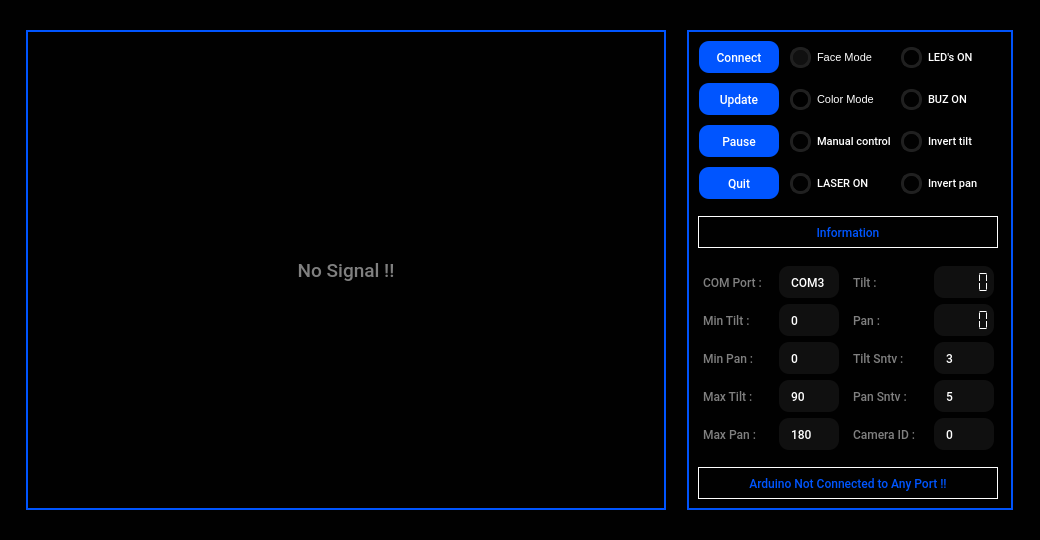
<?xml version="1.0" encoding="UTF-8"?>
<ui version="4.0">
 <class>Form</class>
 <widget class="QWidget" name="Form">
  <property name="geometry">
   <rect>
    <x>0</x>
    <y>0</y>
    <width>1040</width>
    <height>540</height>
   </rect>
  </property>
  <property name="sizePolicy">
   <sizepolicy hsizetype="Maximum" vsizetype="Maximum">
    <horstretch>1</horstretch>
    <verstretch>0</verstretch>
   </sizepolicy>
  </property>
  <property name="minimumSize">
   <size>
    <width>1040</width>
    <height>540</height>
   </size>
  </property>
  <property name="maximumSize">
   <size>
    <width>1040</width>
    <height>540</height>
   </size>
  </property>
  <property name="windowTitle">
   <string>Form</string>
  </property>
  <property name="styleSheet">
   <string notr="true">QWidget {
	background-color: #010101;
}
QStackedWidget {
	background-color: #101010;
	background: #101010;
	border: none;
	border-radius: 20px;
}
QLabel {
	background-color: transparent;
	color: gray;
}
QToolButton {
	color: white;
}
QPushButton {
	border-radius: 10px;	
	background-color: #0055ff;
	color: white;
    text-align: center;
	outline: none;
}
QPushButton:hover {
	background-color: #003db9;
}
QPushButton:pressed {	
	background-color: #101010;
	color: white;
}
QPushButton:disabled {	
	border-radius: 10px;
    color: gray;
	background-color: black;
}
QLineEdit {
	background-color: #101010;
	border-radius: 10px;
	padding-left: 10px;
    color: white;
}
QLineEdit:focus {
	border: 2px solid #0055ff;
}
QProgressBar {
  background-color: #101010;
  color: white;
  border-radius: 10px;
}
QProgressBar:chunk {
  background-color: #0055ff;
  border-radius: 10px;
}
QGroupBox {
	border-radius: non;
	background-color: #010101;
	color: none;
	border: 2px solid rgb(0, 83, 250);
}
QTabWidget::pane {
	border: none;
	background: transparent;
	background-color: none;
}
QTabWidget::tab-bar:top {
	top: 1px;
}
QTabWidget::tab-bar:bottom {
	bottom: 1px;
}
QTabWidget::tab-bar:left {
	right: 1px;
}
QTabWidget::tab-bar:right {
	left: 1px;
}
QTabBar::tab {
	font: 57 8pt &quot;Roboto Medium&quot;;
	background: transparent;
	border: none;
	padding: 8px;
}
QTabBar::tab:selected{
	font: 57 10pt &quot;Roboto Medium&quot;;
	border: none;
	color: white;
	background: transparent;
	background-color: transparent;
}
QTabBar::tab:!selected{
	border: none;
	color: gray;
	background: transparent;
	background-color: transparent;
}
QComboBox{
	background-color: #101010;
	border: none;
	border-radius: 10px;
	padding: 5px;
	padding-left: 10px;
	color: gray;
}
QComboBox::drop-down {
	subcontrol-origin: padding;
	subcontrol-position: top right;
	width: 25px; 
	border-left-width: 2px;
	border-left-color: #101010;
	border-left-style: solid;
	border-top-right-radius: 3px;
	border-bottom-right-radius: 3px;	
	background-image:url(:/icons/icons/chevron-down.svg);
	background-position: center;
	background-repeat: no-reperat;
 }
QComboBox QAbstractItemView {
	color:white;	
	background-color:#101010;
	padding: 10px;
	selection-background-color: #202020;
	outline: none;
}
QCheckBox{
	color: white;
}
QCheckBox::indicator {
    border: 3px solid #202020;
	width: 15px;
	height: 15px;
	border-radius: 10px;
    background: #010101;
}
QCheckBox::indicator:hover {
    border: 3px solid #303030;
}
QCheckBox::indicator:checked {
    background: 3px solid #101010;
	border: 3px solid #101010;
	background-image: url(:/icons/icons/cil-check-alt.png);
}
QRadioButton{
	color: white;
}
QRadioButton::indicator {
    border: 3px solid #202020;
	width: 15px;
	height: 15px;
	border-radius: 10px;
    background: black;
}
QRadioButton::indicator:hover {
    border: 3px solid #303030;
}
QRadioButton::indicator:checked {
    background: 3px rgb(16, 16, 16);
	border: 3px solid #202020;	
}
QScrollBar:horizontal {
    border: none;
    background: #202020;
    height: 14px;
    margin: 0px 21px 0 21px;
	border-radius: 0px;
}
QScrollBar::handle:horizontal {
    background: #0055ff;
    min-width: 25px;
	border-radius: 7px
}
QScrollBar::add-line:horizontal {
    border: none;
    background: #202020;
    width: 20px;
	border-top-right-radius: 7px;
    border-bottom-right-radius: 7px;
    subcontrol-position: right;
    subcontrol-origin: margin;
}
QScrollBar::sub-line:horizontal {
    border: none;
    background: #202020;
    width: 20px;
	border-top-left-radius: 7px;
    border-bottom-left-radius: 7px;
    subcontrol-position: left;
    subcontrol-origin: margin;
}
QScrollBar::up-arrow:horizontal, QScrollBar::down-arrow:horizontal
{
     background: none;
}
QScrollBar::add-page:horizontal, QScrollBar::sub-page:horizontal
{
     background: none;
}
 QScrollBar:vertical {
	border: none;
    background: #202020;
    width: 14px;
    margin: 21px 0 21px 0;
	border-radius: 0px;
 }
 QScrollBar::handle:vertical {	
	background: #0055ff;
    min-height: 25px;
	border-radius: 7px
 }
 QScrollBar::add-line:vertical {
    border: none;
	background: #202020;
    height: 20px;
	border-bottom-left-radius: 7px;
    border-bottom-right-radius: 7px;
    subcontrol-position: bottom;
    subcontrol-origin: margin;
 }
 QScrollBar::sub-line:vertical {
	border: none;
    background:#202020;
    height: 20px;
	border-top-left-radius: 7px;
    border-top-right-radius: 7px;
    subcontrol-position: top;
    subcontrol-origin: margin;
 }
 QScrollBar::up-arrow:vertical, QScrollBar::down-arrow:vertical {
     background: none;
 }

 QScrollBar::add-page:vertical, QScrollBar::sub-page:vertical {
     background: none;
 }</string>
  </property>
  <layout class="QHBoxLayout" name="horizontalLayout">
   <item>
    <widget class="QLabel" name="label">
     <property name="minimumSize">
      <size>
       <width>640</width>
       <height>480</height>
      </size>
     </property>
     <property name="maximumSize">
      <size>
       <width>640</width>
       <height>480</height>
      </size>
     </property>
     <property name="font">
      <font>
       <family>Roboto Medium</family>
       <pointsize>14</pointsize>
      </font>
     </property>
     <property name="mouseTracking">
      <bool>true</bool>
     </property>
     <property name="styleSheet">
      <string notr="true">QLabel {
	background-color: transparent;
	color: gray;
	border-radius: 0px;
	border: 2px solid #0055ff;
}</string>
     </property>
     <property name="frameShape">
      <enum>QFrame::Panel</enum>
     </property>
     <property name="frameShadow">
      <enum>QFrame::Sunken</enum>
     </property>
     <property name="lineWidth">
      <number>1</number>
     </property>
     <property name="midLineWidth">
      <number>0</number>
     </property>
     <property name="text">
      <string>No Signal !!</string>
     </property>
     <property name="scaledContents">
      <bool>true</bool>
     </property>
     <property name="alignment">
      <set>Qt::AlignCenter</set>
     </property>
     <property name="wordWrap">
      <bool>true</bool>
     </property>
     <property name="indent">
      <number>0</number>
     </property>
    </widget>
   </item>
   <item>
    <widget class="QGroupBox" name="groupBox">
     <property name="minimumSize">
      <size>
       <width>326</width>
       <height>480</height>
      </size>
     </property>
     <property name="maximumSize">
      <size>
       <width>326</width>
       <height>480</height>
      </size>
     </property>
     <property name="title">
      <string/>
     </property>
     <property name="alignment">
      <set>Qt::AlignCenter</set>
     </property>
     <property name="flat">
      <bool>false</bool>
     </property>
     <property name="checkable">
      <bool>false</bool>
     </property>
     <layout class="QVBoxLayout" name="verticalLayout_3">
      <property name="spacing">
       <number>6</number>
      </property>
      <item>
       <layout class="QGridLayout" name="gridLayout">
        <property name="spacing">
         <number>10</number>
        </property>
        <item row="0" column="0">
         <widget class="QPushButton" name="ConnectButton">
          <property name="minimumSize">
           <size>
            <width>80</width>
            <height>32</height>
           </size>
          </property>
          <property name="maximumSize">
           <size>
            <width>80</width>
            <height>32</height>
           </size>
          </property>
          <property name="font">
           <font>
            <family>Roboto Medium</family>
            <pointsize>9</pointsize>
           </font>
          </property>
          <property name="text">
           <string>Connect</string>
          </property>
         </widget>
        </item>
        <item row="0" column="1">
         <widget class="QRadioButton" name="radioBtnFaceMode">
          <property name="minimumSize">
           <size>
            <width>100</width>
            <height>32</height>
           </size>
          </property>
          <property name="maximumSize">
           <size>
            <width>100</width>
            <height>32</height>
           </size>
          </property>
          <property name="font">
           <font>
            <pointsize>8</pointsize>
           </font>
          </property>
          <property name="text">
           <string>Face Mode</string>
          </property>
          <property name="checked">
           <bool>true</bool>
          </property>
         </widget>
        </item>
        <item row="0" column="2">
         <widget class="QCheckBox" name="LED_checkbox">
          <property name="minimumSize">
           <size>
            <width>100</width>
            <height>32</height>
           </size>
          </property>
          <property name="maximumSize">
           <size>
            <width>100</width>
            <height>32</height>
           </size>
          </property>
          <property name="font">
           <font>
            <family>Roboto Medium</family>
            <pointsize>8</pointsize>
           </font>
          </property>
          <property name="text">
           <string>LED's ON</string>
          </property>
          <property name="checked">
           <bool>true</bool>
          </property>
         </widget>
        </item>
        <item row="1" column="0">
         <widget class="QPushButton" name="UpdateButton">
          <property name="minimumSize">
           <size>
            <width>80</width>
            <height>32</height>
           </size>
          </property>
          <property name="maximumSize">
           <size>
            <width>80</width>
            <height>32</height>
           </size>
          </property>
          <property name="font">
           <font>
            <family>Roboto Medium</family>
            <pointsize>9</pointsize>
           </font>
          </property>
          <property name="text">
           <string>Update</string>
          </property>
         </widget>
        </item>
        <item row="1" column="1">
         <widget class="QRadioButton" name="radioBtnColorMode">
          <property name="minimumSize">
           <size>
            <width>100</width>
            <height>32</height>
           </size>
          </property>
          <property name="maximumSize">
           <size>
            <width>100</width>
            <height>32</height>
           </size>
          </property>
          <property name="font">
           <font>
            <pointsize>8</pointsize>
           </font>
          </property>
          <property name="text">
           <string>Color Mode</string>
          </property>
         </widget>
        </item>
        <item row="1" column="2">
         <widget class="QCheckBox" name="LED_checkbox_3">
          <property name="minimumSize">
           <size>
            <width>100</width>
            <height>32</height>
           </size>
          </property>
          <property name="maximumSize">
           <size>
            <width>100</width>
            <height>32</height>
           </size>
          </property>
          <property name="font">
           <font>
            <family>Roboto Medium</family>
            <pointsize>8</pointsize>
           </font>
          </property>
          <property name="text">
           <string>BUZ ON</string>
          </property>
          <property name="checked">
           <bool>true</bool>
          </property>
         </widget>
        </item>
        <item row="2" column="0">
         <widget class="QPushButton" name="PauseButton">
          <property name="minimumSize">
           <size>
            <width>80</width>
            <height>32</height>
           </size>
          </property>
          <property name="maximumSize">
           <size>
            <width>80</width>
            <height>32</height>
           </size>
          </property>
          <property name="font">
           <font>
            <family>Roboto Medium</family>
            <pointsize>9</pointsize>
           </font>
          </property>
          <property name="text">
           <string>Pause</string>
          </property>
         </widget>
        </item>
        <item row="2" column="1">
         <widget class="QCheckBox" name="Manual_checkbox">
          <property name="minimumSize">
           <size>
            <width>100</width>
            <height>32</height>
           </size>
          </property>
          <property name="maximumSize">
           <size>
            <width>100</width>
            <height>32</height>
           </size>
          </property>
          <property name="font">
           <font>
            <family>Roboto Medium</family>
            <pointsize>8</pointsize>
           </font>
          </property>
          <property name="text">
           <string>Manual control</string>
          </property>
         </widget>
        </item>
        <item row="2" column="2">
         <widget class="QCheckBox" name="InvertTilt_checkbox">
          <property name="minimumSize">
           <size>
            <width>100</width>
            <height>32</height>
           </size>
          </property>
          <property name="maximumSize">
           <size>
            <width>100</width>
            <height>32</height>
           </size>
          </property>
          <property name="font">
           <font>
            <family>Roboto Medium</family>
            <pointsize>8</pointsize>
           </font>
          </property>
          <property name="text">
           <string>Invert tilt</string>
          </property>
         </widget>
        </item>
        <item row="3" column="0">
         <widget class="QPushButton" name="QuitButton">
          <property name="minimumSize">
           <size>
            <width>80</width>
            <height>32</height>
           </size>
          </property>
          <property name="maximumSize">
           <size>
            <width>80</width>
            <height>32</height>
           </size>
          </property>
          <property name="font">
           <font>
            <family>Roboto Medium</family>
            <pointsize>9</pointsize>
           </font>
          </property>
          <property name="text">
           <string>Quit</string>
          </property>
         </widget>
        </item>
        <item row="3" column="1">
         <widget class="QCheckBox" name="LED_checkbox_2">
          <property name="minimumSize">
           <size>
            <width>100</width>
            <height>32</height>
           </size>
          </property>
          <property name="maximumSize">
           <size>
            <width>100</width>
            <height>32</height>
           </size>
          </property>
          <property name="font">
           <font>
            <family>Roboto Medium</family>
            <pointsize>8</pointsize>
           </font>
          </property>
          <property name="text">
           <string>LASER ON</string>
          </property>
          <property name="checked">
           <bool>true</bool>
          </property>
         </widget>
        </item>
        <item row="3" column="2">
         <widget class="QCheckBox" name="InvertPan_checkbox">
          <property name="minimumSize">
           <size>
            <width>100</width>
            <height>32</height>
           </size>
          </property>
          <property name="maximumSize">
           <size>
            <width>100</width>
            <height>32</height>
           </size>
          </property>
          <property name="font">
           <font>
            <family>Roboto Medium</family>
            <pointsize>8</pointsize>
           </font>
          </property>
          <property name="text">
           <string>Invert pan</string>
          </property>
         </widget>
        </item>
       </layout>
      </item>
      <item>
       <spacer name="verticalSpacer">
        <property name="orientation">
         <enum>Qt::Vertical</enum>
        </property>
        <property name="sizeHint" stdset="0">
         <size>
          <width>20</width>
          <height>40</height>
         </size>
        </property>
       </spacer>
      </item>
      <item>
       <widget class="QLabel" name="label_info">
        <property name="minimumSize">
         <size>
          <width>300</width>
          <height>32</height>
         </size>
        </property>
        <property name="maximumSize">
         <size>
          <width>300</width>
          <height>32</height>
         </size>
        </property>
        <property name="font">
         <font>
          <family>Roboto Medium</family>
          <pointsize>9</pointsize>
         </font>
        </property>
        <property name="styleSheet">
         <string notr="true">QLabel {
	background-color: transparent;
	color: #0055ff;
	border-radius: 0px;
	border: 1px solid white;
}</string>
        </property>
        <property name="text">
         <string>Information</string>
        </property>
        <property name="alignment">
         <set>Qt::AlignCenter</set>
        </property>
       </widget>
      </item>
      <item>
       <spacer name="verticalSpacer_3">
        <property name="orientation">
         <enum>Qt::Vertical</enum>
        </property>
        <property name="sizeHint" stdset="0">
         <size>
          <width>20</width>
          <height>40</height>
         </size>
        </property>
       </spacer>
      </item>
      <item>
       <layout class="QHBoxLayout" name="horizontalLayout_2">
        <property name="leftMargin">
         <number>0</number>
        </property>
        <item>
         <layout class="QVBoxLayout" name="verticalLayout_2">
          <item>
           <layout class="QFormLayout" name="formLayout_6">
            <item row="0" column="0">
             <widget class="QLabel" name="label_4">
              <property name="minimumSize">
               <size>
                <width>75</width>
                <height>32</height>
               </size>
              </property>
              <property name="maximumSize">
               <size>
                <width>75</width>
                <height>32</height>
               </size>
              </property>
              <property name="font">
               <font>
                <family>Roboto Medium</family>
                <pointsize>9</pointsize>
               </font>
              </property>
              <property name="styleSheet">
               <string notr="true">QLabel {
	background-color: transparent;
	color: gray;
	border: 2px solid #010101;
}</string>
              </property>
              <property name="text">
               <string>COM Port :</string>
              </property>
              <property name="alignment">
               <set>Qt::AlignLeading|Qt::AlignLeft|Qt::AlignVCenter</set>
              </property>
             </widget>
            </item>
            <item row="0" column="1">
             <widget class="QLineEdit" name="COMlineEdit">
              <property name="minimumSize">
               <size>
                <width>60</width>
                <height>32</height>
               </size>
              </property>
              <property name="maximumSize">
               <size>
                <width>60</width>
                <height>32</height>
               </size>
              </property>
              <property name="font">
               <font>
                <family>Roboto Medium</family>
                <pointsize>9</pointsize>
               </font>
              </property>
              <property name="text">
               <string>COM3</string>
              </property>
              <property name="alignment">
               <set>Qt::AlignJustify|Qt::AlignVCenter</set>
              </property>
             </widget>
            </item>
           </layout>
          </item>
          <item>
           <layout class="QFormLayout" name="formLayout_7">
            <item row="0" column="0">
             <widget class="QLabel" name="label_5">
              <property name="minimumSize">
               <size>
                <width>75</width>
                <height>32</height>
               </size>
              </property>
              <property name="maximumSize">
               <size>
                <width>75</width>
                <height>32</height>
               </size>
              </property>
              <property name="font">
               <font>
                <family>Roboto Medium</family>
                <pointsize>9</pointsize>
               </font>
              </property>
              <property name="styleSheet">
               <string notr="true">QLabel {
	background-color: transparent;
	color: gray;
	border: 2px solid #010101;
}</string>
              </property>
              <property name="text">
               <string>Min Tilt :</string>
              </property>
             </widget>
            </item>
            <item row="0" column="1">
             <widget class="QLineEdit" name="MinTiltlineEdit">
              <property name="minimumSize">
               <size>
                <width>60</width>
                <height>32</height>
               </size>
              </property>
              <property name="maximumSize">
               <size>
                <width>60</width>
                <height>32</height>
               </size>
              </property>
              <property name="font">
               <font>
                <family>Roboto Medium</family>
                <pointsize>9</pointsize>
               </font>
              </property>
              <property name="text">
               <string>0</string>
              </property>
             </widget>
            </item>
           </layout>
          </item>
          <item>
           <layout class="QFormLayout" name="formLayout_8">
            <item row="0" column="0">
             <widget class="QLabel" name="label_7">
              <property name="minimumSize">
               <size>
                <width>75</width>
                <height>32</height>
               </size>
              </property>
              <property name="maximumSize">
               <size>
                <width>75</width>
                <height>32</height>
               </size>
              </property>
              <property name="font">
               <font>
                <family>Roboto Medium</family>
                <pointsize>9</pointsize>
               </font>
              </property>
              <property name="styleSheet">
               <string notr="true">QLabel {
	background-color: transparent;
	color: gray;
	border: 2px solid #010101;
}</string>
              </property>
              <property name="text">
               <string>Min Pan :</string>
              </property>
             </widget>
            </item>
            <item row="0" column="1">
             <widget class="QLineEdit" name="MinPanlineEdit">
              <property name="minimumSize">
               <size>
                <width>60</width>
                <height>32</height>
               </size>
              </property>
              <property name="maximumSize">
               <size>
                <width>60</width>
                <height>32</height>
               </size>
              </property>
              <property name="font">
               <font>
                <family>Roboto Medium</family>
                <pointsize>9</pointsize>
               </font>
              </property>
              <property name="text">
               <string>0</string>
              </property>
              <property name="alignment">
               <set>Qt::AlignJustify|Qt::AlignVCenter</set>
              </property>
             </widget>
            </item>
           </layout>
          </item>
          <item>
           <layout class="QFormLayout" name="formLayout_9">
            <item row="0" column="0">
             <widget class="QLabel" name="label_6">
              <property name="minimumSize">
               <size>
                <width>75</width>
                <height>32</height>
               </size>
              </property>
              <property name="maximumSize">
               <size>
                <width>75</width>
                <height>32</height>
               </size>
              </property>
              <property name="font">
               <font>
                <family>Roboto Medium</family>
                <pointsize>9</pointsize>
               </font>
              </property>
              <property name="styleSheet">
               <string notr="true">QLabel {
	background-color: transparent;
	color: gray;
	border: 2px solid #010101;
}</string>
              </property>
              <property name="text">
               <string>Max Tilt :</string>
              </property>
             </widget>
            </item>
            <item row="0" column="1">
             <widget class="QLineEdit" name="MaxTiltlineEdit">
              <property name="minimumSize">
               <size>
                <width>60</width>
                <height>32</height>
               </size>
              </property>
              <property name="maximumSize">
               <size>
                <width>60</width>
                <height>32</height>
               </size>
              </property>
              <property name="font">
               <font>
                <family>Roboto Medium</family>
                <pointsize>9</pointsize>
               </font>
              </property>
              <property name="text">
               <string>90</string>
              </property>
              <property name="alignment">
               <set>Qt::AlignJustify|Qt::AlignVCenter</set>
              </property>
             </widget>
            </item>
           </layout>
          </item>
          <item>
           <layout class="QFormLayout" name="formLayout_10">
            <item row="0" column="0">
             <widget class="QLabel" name="label_8">
              <property name="minimumSize">
               <size>
                <width>75</width>
                <height>32</height>
               </size>
              </property>
              <property name="maximumSize">
               <size>
                <width>75</width>
                <height>32</height>
               </size>
              </property>
              <property name="font">
               <font>
                <family>Roboto Medium</family>
                <pointsize>9</pointsize>
               </font>
              </property>
              <property name="styleSheet">
               <string notr="true">QLabel {
	background-color: transparent;
	color: gray;
	border: 2px solid #010101;
}</string>
              </property>
              <property name="text">
               <string>Max Pan :</string>
              </property>
             </widget>
            </item>
            <item row="0" column="1">
             <widget class="QLineEdit" name="MaxPanlineEdit">
              <property name="minimumSize">
               <size>
                <width>60</width>
                <height>32</height>
               </size>
              </property>
              <property name="maximumSize">
               <size>
                <width>60</width>
                <height>32</height>
               </size>
              </property>
              <property name="font">
               <font>
                <family>Roboto Medium</family>
                <pointsize>9</pointsize>
               </font>
              </property>
              <property name="text">
               <string>180</string>
              </property>
              <property name="alignment">
               <set>Qt::AlignJustify|Qt::AlignVCenter</set>
              </property>
             </widget>
            </item>
           </layout>
          </item>
         </layout>
        </item>
        <item>
         <layout class="QVBoxLayout" name="verticalLayout">
          <property name="leftMargin">
           <number>0</number>
          </property>
          <item>
           <layout class="QFormLayout" name="formLayout_4">
            <item row="0" column="0">
             <widget class="QLabel" name="label_3">
              <property name="minimumSize">
               <size>
                <width>75</width>
                <height>32</height>
               </size>
              </property>
              <property name="maximumSize">
               <size>
                <width>75</width>
                <height>32</height>
               </size>
              </property>
              <property name="font">
               <font>
                <family>Roboto Medium</family>
                <pointsize>9</pointsize>
               </font>
              </property>
              <property name="text">
               <string>Tilt :</string>
              </property>
              <property name="alignment">
               <set>Qt::AlignLeading|Qt::AlignLeft|Qt::AlignVCenter</set>
              </property>
             </widget>
            </item>
            <item row="0" column="1">
             <widget class="QLCDNumber" name="Tilt_LCD">
              <property name="minimumSize">
               <size>
                <width>60</width>
                <height>32</height>
               </size>
              </property>
              <property name="maximumSize">
               <size>
                <width>60</width>
                <height>32</height>
               </size>
              </property>
              <property name="font">
               <font>
                <family>Roboto Medium</family>
                <pointsize>9</pointsize>
               </font>
              </property>
              <property name="layoutDirection">
               <enum>Qt::LeftToRight</enum>
              </property>
              <property name="styleSheet">
               <string notr="true">QLCDNumber{
	background-color: #101010;
	border-radius: 10px;
	padding-left: 10px;
    color: white;
	text-align: left;
}</string>
              </property>
              <property name="frameShape">
               <enum>QFrame::StyledPanel</enum>
              </property>
              <property name="frameShadow">
               <enum>QFrame::Sunken</enum>
              </property>
              <property name="lineWidth">
               <number>1</number>
              </property>
              <property name="smallDecimalPoint">
               <bool>false</bool>
              </property>
              <property name="digitCount">
               <number>5</number>
              </property>
              <property name="segmentStyle">
               <enum>QLCDNumber::Flat</enum>
              </property>
             </widget>
            </item>
           </layout>
          </item>
          <item>
           <layout class="QFormLayout" name="formLayout_5">
            <item row="0" column="0">
             <widget class="QLabel" name="label_2">
              <property name="minimumSize">
               <size>
                <width>75</width>
                <height>32</height>
               </size>
              </property>
              <property name="maximumSize">
               <size>
                <width>75</width>
                <height>32</height>
               </size>
              </property>
              <property name="font">
               <font>
                <family>Roboto Medium</family>
                <pointsize>9</pointsize>
               </font>
              </property>
              <property name="autoFillBackground">
               <bool>false</bool>
              </property>
              <property name="frameShape">
               <enum>QFrame::NoFrame</enum>
              </property>
              <property name="lineWidth">
               <number>1</number>
              </property>
              <property name="text">
               <string>Pan :</string>
              </property>
              <property name="textFormat">
               <enum>Qt::AutoText</enum>
              </property>
              <property name="alignment">
               <set>Qt::AlignLeading|Qt::AlignLeft|Qt::AlignVCenter</set>
              </property>
             </widget>
            </item>
            <item row="0" column="1">
             <widget class="QLCDNumber" name="Pan_LCD">
              <property name="minimumSize">
               <size>
                <width>60</width>
                <height>32</height>
               </size>
              </property>
              <property name="maximumSize">
               <size>
                <width>60</width>
                <height>32</height>
               </size>
              </property>
              <property name="font">
               <font>
                <family>Roboto Medium</family>
                <pointsize>9</pointsize>
               </font>
              </property>
              <property name="styleSheet">
               <string notr="true">QLCDNumber{
	background-color: #101010;
	border-radius: 10px;
	padding-left: 10px;
    color: white;
}</string>
              </property>
              <property name="frameShape">
               <enum>QFrame::StyledPanel</enum>
              </property>
              <property name="frameShadow">
               <enum>QFrame::Raised</enum>
              </property>
              <property name="smallDecimalPoint">
               <bool>false</bool>
              </property>
              <property name="segmentStyle">
               <enum>QLCDNumber::Flat</enum>
              </property>
             </widget>
            </item>
           </layout>
          </item>
          <item>
           <layout class="QFormLayout" name="formLayout_2">
            <item row="0" column="0">
             <widget class="QLabel" name="label_9">
              <property name="minimumSize">
               <size>
                <width>75</width>
                <height>32</height>
               </size>
              </property>
              <property name="maximumSize">
               <size>
                <width>75</width>
                <height>32</height>
               </size>
              </property>
              <property name="font">
               <font>
                <family>Roboto Medium</family>
                <pointsize>9</pointsize>
               </font>
              </property>
              <property name="text">
               <string>Tilt Sntv :</string>
              </property>
              <property name="textFormat">
               <enum>Qt::PlainText</enum>
              </property>
             </widget>
            </item>
            <item row="0" column="1">
             <widget class="QLineEdit" name="TiltSensivityEdit">
              <property name="minimumSize">
               <size>
                <width>60</width>
                <height>32</height>
               </size>
              </property>
              <property name="maximumSize">
               <size>
                <width>60</width>
                <height>32</height>
               </size>
              </property>
              <property name="font">
               <font>
                <family>Roboto Medium</family>
                <pointsize>9</pointsize>
               </font>
              </property>
              <property name="text">
               <string>3</string>
              </property>
             </widget>
            </item>
           </layout>
          </item>
          <item>
           <layout class="QFormLayout" name="formLayout_3">
            <item row="0" column="0">
             <widget class="QLabel" name="label_10">
              <property name="minimumSize">
               <size>
                <width>75</width>
                <height>32</height>
               </size>
              </property>
              <property name="maximumSize">
               <size>
                <width>75</width>
                <height>32</height>
               </size>
              </property>
              <property name="font">
               <font>
                <family>Roboto Medium</family>
                <pointsize>9</pointsize>
               </font>
              </property>
              <property name="text">
               <string>Pan Sntv :</string>
              </property>
             </widget>
            </item>
            <item row="0" column="1">
             <widget class="QLineEdit" name="PanSensivityEdit">
              <property name="minimumSize">
               <size>
                <width>60</width>
                <height>32</height>
               </size>
              </property>
              <property name="maximumSize">
               <size>
                <width>60</width>
                <height>32</height>
               </size>
              </property>
              <property name="font">
               <font>
                <family>Roboto Medium</family>
                <pointsize>9</pointsize>
               </font>
              </property>
              <property name="text">
               <string>5</string>
              </property>
             </widget>
            </item>
           </layout>
          </item>
          <item>
           <layout class="QFormLayout" name="formLayout">
            <property name="horizontalSpacing">
             <number>6</number>
            </property>
            <item row="0" column="0">
             <widget class="QLabel" name="label_11">
              <property name="minimumSize">
               <size>
                <width>75</width>
                <height>32</height>
               </size>
              </property>
              <property name="maximumSize">
               <size>
                <width>75</width>
                <height>32</height>
               </size>
              </property>
              <property name="font">
               <font>
                <family>Roboto Medium</family>
                <pointsize>9</pointsize>
               </font>
              </property>
              <property name="text">
               <string>Camera ID :</string>
              </property>
              <property name="textFormat">
               <enum>Qt::PlainText</enum>
              </property>
             </widget>
            </item>
            <item row="0" column="1">
             <widget class="QLineEdit" name="CameraIDEdit">
              <property name="minimumSize">
               <size>
                <width>60</width>
                <height>32</height>
               </size>
              </property>
              <property name="maximumSize">
               <size>
                <width>60</width>
                <height>32</height>
               </size>
              </property>
              <property name="font">
               <font>
                <family>Roboto Medium</family>
                <pointsize>9</pointsize>
               </font>
              </property>
              <property name="text">
               <string>0</string>
              </property>
              <property name="alignment">
               <set>Qt::AlignLeading|Qt::AlignLeft|Qt::AlignVCenter</set>
              </property>
             </widget>
            </item>
           </layout>
          </item>
         </layout>
        </item>
       </layout>
      </item>
      <item>
       <spacer name="verticalSpacer_2">
        <property name="orientation">
         <enum>Qt::Vertical</enum>
        </property>
        <property name="sizeHint" stdset="0">
         <size>
          <width>20</width>
          <height>40</height>
         </size>
        </property>
       </spacer>
      </item>
      <item>
       <widget class="QLabel" name="COMConnectLabel">
        <property name="sizePolicy">
         <sizepolicy hsizetype="Expanding" vsizetype="Expanding">
          <horstretch>0</horstretch>
          <verstretch>0</verstretch>
         </sizepolicy>
        </property>
        <property name="minimumSize">
         <size>
          <width>300</width>
          <height>32</height>
         </size>
        </property>
        <property name="maximumSize">
         <size>
          <width>300</width>
          <height>32</height>
         </size>
        </property>
        <property name="font">
         <font>
          <family>Roboto Medium</family>
          <pointsize>9</pointsize>
         </font>
        </property>
        <property name="styleSheet">
         <string notr="true">QLabel {
	background-color: transparent;
	color: #0055ff;
	border-radius: 0px;
	border: 1px solid white;
}</string>
        </property>
        <property name="text">
         <string>Arduino Not Connected to Any Port !!</string>
        </property>
        <property name="alignment">
         <set>Qt::AlignCenter</set>
        </property>
        <property name="wordWrap">
         <bool>false</bool>
        </property>
        <property name="margin">
         <number>0</number>
        </property>
        <property name="indent">
         <number>-1</number>
        </property>
       </widget>
      </item>
     </layout>
    </widget>
   </item>
  </layout>
 </widget>
 <resources>
  <include location="icons.qrc"/>
 </resources>
 <connections/>
</ui>
